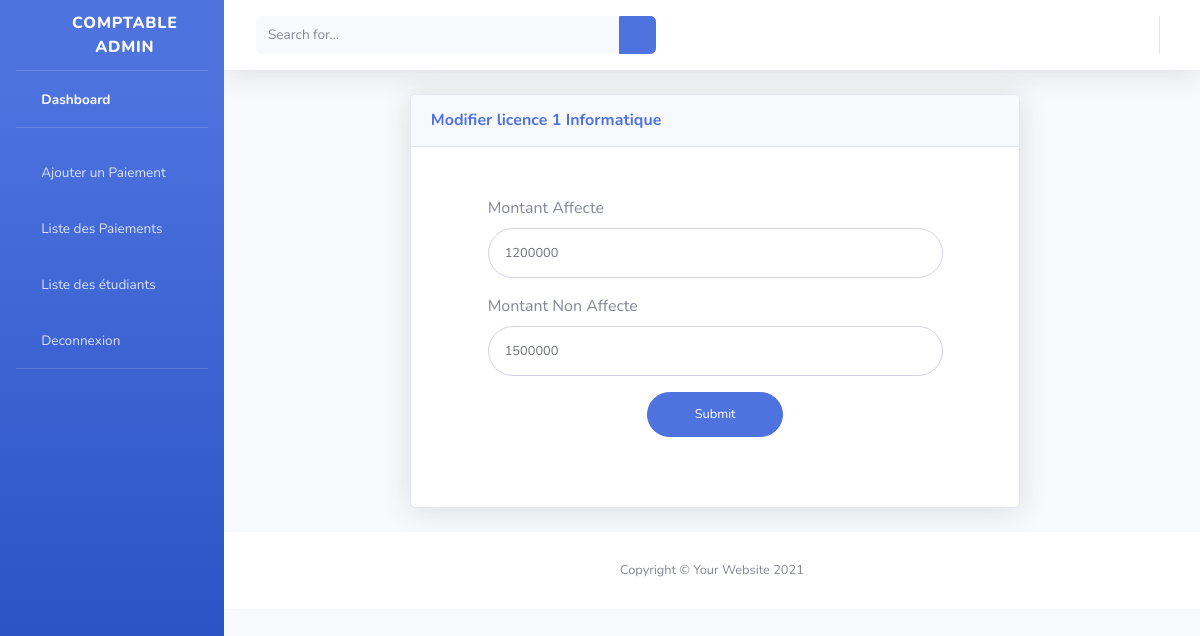
Screenshot of /modifie-frais-etudiant/1 with the database file from the repository.
### gestion/models.py (models this page shows, shortened)
class Frais_niveau(models.Model):
    niveau = models.ForeignKey(Niveau, related_name='frais_niveau', on_delete=models.CASCADE)
    montant_af = models.CharField(max_length = 150, default=900000)
    montant_non_af = models.CharField(max_length = 150, default=1200000)
    statut = models.BooleanField(default= True)
    date_add = models.DateTimeField(auto_now_add = True)
    date_update =models.DateTimeField(auto_now = True)

class Niveau(models.Model):
    nom_niveau = models.CharField(max_length = 150)
    filiere_associée = models.ForeignKey(Filière, on_delete=models.CASCADE, related_name="niveau")
    description = models.TextField()
    frais_scolaire = models.CharField(max_length = 150)
    status = models.BooleanField(default= True)
    date_add = models.DateTimeField(auto_now_add = True)
    date_update =models.DateTimeField(auto_now = True)

class Filière(models.Model):
    nom_filiere = models.CharField(max_length = 150)
    description = models.TextField()
    status = models.BooleanField(default= True)
    date_add = models.DateTimeField(auto_now = True)
    date_update =models.DateTimeField(auto_now = True)
    def __str__(self) :
        return self.nom_filiere

### gestion/views.py (the view, shortened to what this page needs)
# urls.py: path('modifie-frais-etudiant/<int:id>', views.edit_frais_niveau, name='edit_frais_niveau'),
def edit_frais_niveau(request,id):
    frais_niveau = Frais_niveau.objects.get(id=id)
    datas = {
        'frais_niveau': frais_niveau
    }
    return render(request, "comptable/edit_frais_niveau.html",datas)

### gestion/templates/comptable/edit_frais_niveau.html (shortened to what this page needs)
{% load static %}
<!DOCTYPE html>
<html lang="en">
<head>
    <link href="{% static 'comptable/vendor/fontawesome-free/css/all.min.css' %}" rel="stylesheet" type="text/css">
    <link href="{% static 'comptable/css/sb-admin-2.min.css' %}" rel="stylesheet">
</head>
<body id="page-top">
    <div id="wrapper">
        <ul class="navbar-nav bg-gradient-primary sidebar sidebar-dark accordion" id="accordionSidebar">
            <a class="sidebar-brand d-flex align-items-center justify-content-center" href="{% url 'dashboards-comptable' %}">
                <div class="sidebar-brand-icon rotate-n-15">
                    <i class="fas fa-laugh-wink"></i>
                </div>
                <div class="sidebar-brand-text mx-3">COMPTABLE Admin</div>
            </a>
            <hr class="sidebar-divider my-0">
            <li class="nav-item active">
                <a class="nav-link" href="{% url 'dashboards-comptable' %}">
                    <i class="fas fa-fw fa-tachometer-alt"></i>
                    <span>Dashboard</span></a>
            </li>
            <hr class="sidebar-divider">
            <li class="nav-item">
                <a class="nav-link" href="{% url 'ajouter_paiement' %}">
                    <i class="fas fa-fw fa-folder"></i>
                    <span>Ajouter un Paiement</span>
                </a>
                <a class="nav-link" href="{% url 'liste_paiement' %}">
                    <i class="fas fa-fw fa-folder"></i>
                    <span>Liste des Paiements</span>
                </a>
                <a class="nav-link" href="{% url 'comp_liste_etudiant' %}">
                    <i class="fas fa-fw fa-folder"></i>
                    <span>Liste des étudiants</span>
                </a>
                <a class="nav-link" href="{% url 'logout' %}">
                    <i class="fas fa-fw fa-folder"></i>
                    <span>Deconnexion</span>
                </a>
            </li>
            <hr class="sidebar-divider d-none d-md-block">
        </ul>
        <div id="content-wrapper" class="d-flex flex-column">
            <div id="content">
                <nav class="navbar navbar-expand navbar-light bg-white topbar mb-4 static-top shadow">
                    <form
                        class="d-none d-sm-inline-block form-inline mr-auto ml-md-3 my-2 my-md-0 mw-100 navbar-search">
                        <div class="input-group">
                            <input type="text" class="form-control bg-light border-0 small" placeholder="Search for..."
                                aria-label="Search" aria-describedby="basic-addon2">
                            <div class="input-group-append">
                                <button class="btn btn-primary" type="button">
                                    <i class="fas fa-search fa-sm"></i>
                                </button>
                            </div>
                        </div>
                    </form>
                    <ul class="navbar-nav ml-auto">
                        <li class="nav-item dropdown no-arrow">
                        </li>
                    </ul>
                </nav>
                <div class="container-fluid">
                    <div class="row">
                        <div class="col-xl-8 col-lg-7" style="margin-left: 17%;">
                            <div class="card shadow mb-4">
                                <div
                                    class="card-header py-3 d-flex flex-row align-items-center justify-content-between">
                                    <h6 class="m-0 font-weight-bold text-primary">Modifier {{frais_niveau.niveau.nom_niveau}} {{frais_niveau.niveau.filiere_associée}}</h6>
                                </div>
                                <div class="card-body">
                                    <div class="chart-area">
                                        <form class="user" style="padding-top: 5%; width: 90%; padding-left: 10%;" method="POST">
                                            <div class="form-group">
                                                <label for="inputField">Montant Affecte</label>
                                                <input type="number" class="form-control form-control-user"
                                                       id="inputField"
                                                       value="{{frais_niveau.montant_af}}" name="af" required>
                                            </div>
                                            <div class="form-group">
                                                <label for="montantField">Montant Non Affecte</label>
                                                <input type="number" class="form-control form-control-user"
                                                       id="montantField"
                                                       value="{{frais_niveau.montant_non_af}}" name="non" required>
                                            </div>
                                            <center>
                                                <button type="submit" class="btn btn-primary btn-user btn-block" style="width: 30%;">
                                                    Submit
                                                </button>
                                            </center>
                                        </form>
                                    </div>
                                </div>
                            </div>
                        </div>
                    </div>
            </div>
            <footer class="sticky-footer bg-white">
                <div class="container my-auto">
                    <div class="copyright text-center my-auto">
                        <span>Copyright &copy; Your Website 2021</span>
                    </div>
                </div>
            </footer>
        </div>
    </div>
    </div>
</body>
</html>

### rows the page displays
Frais_niveau: niveau.nom_niveau "licence 1", niveau.filiere_associée "Informatique", af "1200000", non "1500000"
